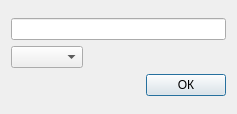
<?xml version="1.0" encoding="UTF-8"?>
<ui version="4.0">
 <class>AddScoreStudentDialog</class>
 <widget class="QDialog" name="AddScoreStudentDialog">
  <property name="geometry">
   <rect>
    <x>0</x>
    <y>0</y>
    <width>237</width>
    <height>114</height>
   </rect>
  </property>
  <property name="windowTitle">
   <string>Dialog</string>
  </property>
  <layout class="QGridLayout" name="gridLayout">
   <item row="0" column="0">
    <layout class="QVBoxLayout" name="verticalLayout">
     <item>
      <widget class="QLineEdit" name="studentNameLine">
       <property name="readOnly">
        <bool>true</bool>
       </property>
      </widget>
     </item>
     <item>
      <layout class="QHBoxLayout" name="horizontalLayout_2">
       <item>
        <widget class="QComboBox" name="scoreBox"/>
       </item>
       <item>
        <spacer name="horizontalSpacer_2">
         <property name="orientation">
          <enum>Qt::Horizontal</enum>
         </property>
         <property name="sizeHint" stdset="0">
          <size>
           <width>40</width>
           <height>20</height>
          </size>
         </property>
        </spacer>
       </item>
      </layout>
     </item>
     <item>
      <layout class="QHBoxLayout" name="horizontalLayout">
       <item>
        <spacer name="horizontalSpacer">
         <property name="orientation">
          <enum>Qt::Horizontal</enum>
         </property>
         <property name="sizeHint" stdset="0">
          <size>
           <width>40</width>
           <height>20</height>
          </size>
         </property>
        </spacer>
       </item>
       <item>
        <widget class="QPushButton" name="addScoreButton">
         <property name="text">
          <string>ОК</string>
         </property>
        </widget>
       </item>
      </layout>
     </item>
    </layout>
   </item>
  </layout>
 </widget>
 <resources/>
 <connections/>
</ui>
